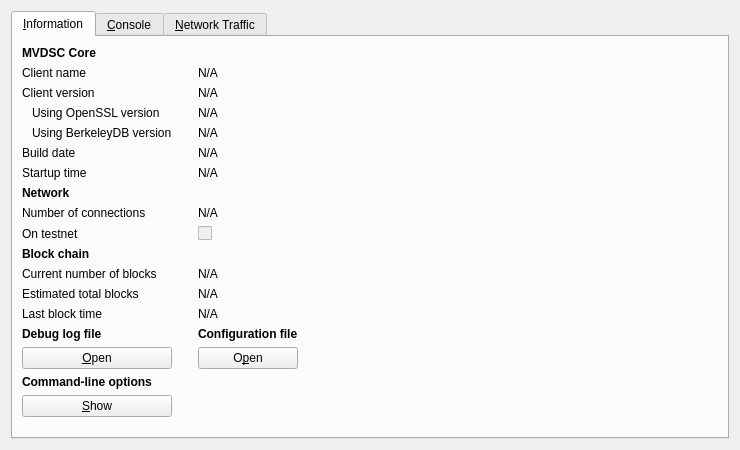
<?xml version="1.0" encoding="UTF-8"?>
<ui version="4.0">
 <class>RPCConsole</class>
 <widget class="QWidget" name="RPCConsole">
  <property name="geometry">
   <rect>
    <x>0</x>
    <y>0</y>
    <width>740</width>
    <height>450</height>
   </rect>
  </property>
  <property name="windowTitle">
   <string>MVDSC - Debug window</string>
  </property>
  <layout class="QVBoxLayout" name="verticalLayout_2">
   <item>
    <widget class="QTabWidget" name="tabWidget">
     <property name="currentIndex">
      <number>0</number>
     </property>
     <widget class="QWidget" name="tab_info">
      <attribute name="title">
       <string>&amp;Information</string>
      </attribute>
      <layout class="QGridLayout" name="gridLayout">
       <item row="15" column="2">
        <widget class="QLabel" name="labelConfigfile">
         <property name="font">
          <font>
           <weight>75</weight>
           <bold>true</bold>
          </font>
         </property>
         <property name="text">
          <string>Configuration file</string>
         </property>
        </widget>
       </item>
       <item row="13" column="2">
        <widget class="QLabel" name="lastBlockTime">
         <property name="cursor">
          <cursorShape>IBeamCursor</cursorShape>
         </property>
         <property name="text">
          <string>N/A</string>
         </property>
         <property name="textFormat">
          <enum>Qt::PlainText</enum>
         </property>
         <property name="textInteractionFlags">
          <set>Qt::LinksAccessibleByMouse|Qt::TextSelectableByKeyboard|Qt::TextSelectableByMouse</set>
         </property>
        </widget>
       </item>
       <item row="11" column="0">
        <widget class="QLabel" name="label_3">
         <property name="text">
          <string>Current number of blocks</string>
         </property>
        </widget>
       </item>
       <item row="11" column="2">
        <widget class="QLabel" name="numberOfBlocks">
         <property name="cursor">
          <cursorShape>IBeamCursor</cursorShape>
         </property>
         <property name="text">
          <string>N/A</string>
         </property>
         <property name="textFormat">
          <enum>Qt::PlainText</enum>
         </property>
         <property name="textInteractionFlags">
          <set>Qt::LinksAccessibleByMouse|Qt::TextSelectableByKeyboard|Qt::TextSelectableByMouse</set>
         </property>
        </widget>
       </item>
       <item row="17" column="0">
        <widget class="QLabel" name="labelCLOptions">
         <property name="font">
          <font>
           <weight>75</weight>
           <bold>true</bold>
          </font>
         </property>
         <property name="text">
          <string>Command-line options</string>
         </property>
        </widget>
       </item>
       <item row="16" column="0">
        <widget class="QPushButton" name="openDebugLogfileButton">
         <property name="toolTip">
          <string>Open the MVDSC debug log file from the current data directory. This can take a few seconds for large log files.</string>
         </property>
         <property name="text">
          <string>&amp;Open</string>
         </property>
         <property name="autoDefault">
          <bool>false</bool>
         </property>
        </widget>
       </item>
       <item row="15" column="0">
        <widget class="QLabel" name="labelDebugLogfile">
         <property name="font">
          <font>
           <weight>75</weight>
           <bold>true</bold>
          </font>
         </property>
         <property name="text">
          <string>Debug log file</string>
         </property>
        </widget>
       </item>
       <item row="18" column="3" rowspan="2">
        <spacer name="horizontalSpacer">
         <property name="orientation">
          <enum>Qt::Horizontal</enum>
         </property>
         <property name="sizeHint" stdset="0">
          <size>
           <width>404</width>
           <height>20</height>
          </size>
         </property>
        </spacer>
       </item>
       <item row="19" column="1">
        <spacer name="verticalSpacer">
         <property name="orientation">
          <enum>Qt::Vertical</enum>
         </property>
         <property name="sizeHint" stdset="0">
          <size>
           <width>20</width>
           <height>40</height>
          </size>
         </property>
        </spacer>
       </item>
       <item row="18" column="0">
        <widget class="QPushButton" name="showCLOptionsButton">
         <property name="toolTip">
          <string>Show the MVDSC-Qt help message to get a list with possible MVDSC command-line options.</string>
         </property>
         <property name="text">
          <string>&amp;Show</string>
         </property>
         <property name="autoDefault">
          <bool>false</bool>
         </property>
        </widget>
       </item>
       <item row="13" column="0">
        <widget class="QLabel" name="label_2">
         <property name="text">
          <string>Last block time</string>
         </property>
        </widget>
       </item>
       <item row="7" column="0">
        <widget class="QLabel" name="label_11">
         <property name="font">
          <font>
           <weight>75</weight>
           <bold>true</bold>
          </font>
         </property>
         <property name="text">
          <string>Network</string>
         </property>
        </widget>
       </item>
       <item row="6" column="2">
        <widget class="QLabel" name="startupTime">
         <property name="cursor">
          <cursorShape>IBeamCursor</cursorShape>
         </property>
         <property name="text">
          <string>N/A</string>
         </property>
         <property name="textFormat">
          <enum>Qt::PlainText</enum>
         </property>
         <property name="textInteractionFlags">
          <set>Qt::LinksAccessibleByMouse|Qt::TextSelectableByKeyboard|Qt::TextSelectableByMouse</set>
         </property>
        </widget>
       </item>
       <item row="6" column="0">
        <widget class="QLabel" name="label_13">
         <property name="text">
          <string>Startup time</string>
         </property>
        </widget>
       </item>
       <item row="9" column="0">
        <widget class="QLabel" name="label_8">
         <property name="text">
          <string>On testnet</string>
         </property>
        </widget>
       </item>
       <item row="8" column="2">
        <widget class="QLabel" name="numberOfConnections">
         <property name="cursor">
          <cursorShape>IBeamCursor</cursorShape>
         </property>
         <property name="text">
          <string>N/A</string>
         </property>
         <property name="textFormat">
          <enum>Qt::PlainText</enum>
         </property>
         <property name="textInteractionFlags">
          <set>Qt::LinksAccessibleByMouse|Qt::TextSelectableByKeyboard|Qt::TextSelectableByMouse</set>
         </property>
        </widget>
       </item>
       <item row="8" column="0">
        <widget class="QLabel" name="label_7">
         <property name="text">
          <string>Number of connections</string>
         </property>
        </widget>
       </item>
       <item row="10" column="0">
        <widget class="QLabel" name="label_10">
         <property name="font">
          <font>
           <weight>75</weight>
           <bold>true</bold>
          </font>
         </property>
         <property name="text">
          <string>Block chain</string>
         </property>
        </widget>
       </item>
       <item row="9" column="2">
        <widget class="QCheckBox" name="isTestNet">
         <property name="enabled">
          <bool>false</bool>
         </property>
         <property name="text">
          <string/>
         </property>
        </widget>
       </item>
       <item row="12" column="0">
        <widget class="QLabel" name="label_4">
         <property name="text">
          <string>Estimated total blocks</string>
         </property>
        </widget>
       </item>
       <item row="12" column="2">
        <widget class="QLabel" name="totalBlocks">
         <property name="cursor">
          <cursorShape>IBeamCursor</cursorShape>
         </property>
         <property name="text">
          <string>N/A</string>
         </property>
         <property name="textFormat">
          <enum>Qt::PlainText</enum>
         </property>
         <property name="textInteractionFlags">
          <set>Qt::LinksAccessibleByMouse|Qt::TextSelectableByKeyboard|Qt::TextSelectableByMouse</set>
         </property>
        </widget>
       </item>
       <item row="2" column="2">
        <widget class="QLabel" name="clientVersion">
         <property name="cursor">
          <cursorShape>IBeamCursor</cursorShape>
         </property>
         <property name="text">
          <string>N/A</string>
         </property>
         <property name="textFormat">
          <enum>Qt::PlainText</enum>
         </property>
         <property name="textInteractionFlags">
          <set>Qt::LinksAccessibleByMouse|Qt::TextSelectableByKeyboard|Qt::TextSelectableByMouse</set>
         </property>
        </widget>
       </item>
       <item row="4" column="0">
        <widget class="QLabel" name="label_berkeleyDBVersion">
         <property name="text">
          <string>Using BerkeleyDB version</string>
         </property>
         <property name="indent">
          <number>10</number>
         </property>
        </widget>
       </item>
       <item row="3" column="0">
        <widget class="QLabel" name="label_14">
         <property name="text">
          <string>Using OpenSSL version</string>
         </property>
         <property name="indent">
          <number>10</number>
         </property>
        </widget>
       </item>
       <item row="3" column="2">
        <widget class="QLabel" name="openSSLVersion">
         <property name="cursor">
          <cursorShape>IBeamCursor</cursorShape>
         </property>
         <property name="text">
          <string>N/A</string>
         </property>
         <property name="textFormat">
          <enum>Qt::PlainText</enum>
         </property>
         <property name="textInteractionFlags">
          <set>Qt::LinksAccessibleByMouse|Qt::TextSelectableByKeyboard|Qt::TextSelectableByMouse</set>
         </property>
        </widget>
       </item>
       <item row="4" column="2">
        <widget class="QLabel" name="berkeleyDBVersion">
         <property name="cursor">
          <cursorShape>IBeamCursor</cursorShape>
         </property>
         <property name="text">
          <string>N/A</string>
         </property>
         <property name="textFormat">
          <enum>Qt::PlainText</enum>
         </property>
         <property name="textInteractionFlags">
          <set>Qt::LinksAccessibleByMouse|Qt::TextSelectableByKeyboard|Qt::TextSelectableByMouse</set>
         </property>
        </widget>
       </item>
       <item row="5" column="0">
        <widget class="QLabel" name="label_12">
         <property name="text">
          <string>Build date</string>
         </property>
        </widget>
       </item>
       <item row="5" column="2">
        <widget class="QLabel" name="buildDate">
         <property name="cursor">
          <cursorShape>IBeamCursor</cursorShape>
         </property>
         <property name="text">
          <string>N/A</string>
         </property>
         <property name="textFormat">
          <enum>Qt::PlainText</enum>
         </property>
         <property name="textInteractionFlags">
          <set>Qt::LinksAccessibleByMouse|Qt::TextSelectableByKeyboard|Qt::TextSelectableByMouse</set>
         </property>
        </widget>
       </item>
       <item row="2" column="0">
        <widget class="QLabel" name="label_6">
         <property name="text">
          <string>Client version</string>
         </property>
        </widget>
       </item>
       <item row="0" column="0">
        <widget class="QLabel" name="label_9">
         <property name="font">
          <font>
           <weight>75</weight>
           <bold>true</bold>
          </font>
         </property>
         <property name="text">
          <string>MVDSC Core</string>
         </property>
        </widget>
       </item>
       <item row="1" column="2">
        <widget class="QLabel" name="clientName">
         <property name="cursor">
          <cursorShape>IBeamCursor</cursorShape>
         </property>
         <property name="text">
          <string>N/A</string>
         </property>
         <property name="textFormat">
          <enum>Qt::PlainText</enum>
         </property>
         <property name="textInteractionFlags">
          <set>Qt::LinksAccessibleByMouse|Qt::TextSelectableByKeyboard|Qt::TextSelectableByMouse</set>
         </property>
        </widget>
       </item>
       <item row="1" column="0">
        <widget class="QLabel" name="label_5">
         <property name="text">
          <string>Client name</string>
         </property>
        </widget>
       </item>
       <item row="14" column="2">
        <spacer name="verticalSpacer_2">
         <property name="orientation">
          <enum>Qt::Vertical</enum>
         </property>
         <property name="sizeHint" stdset="0">
          <size>
           <width>20</width>
           <height>20</height>
          </size>
         </property>
        </spacer>
       </item>
       <item row="16" column="2">
        <widget class="QPushButton" name="openConfigurationfileButton">
         <property name="toolTip">
          <string>Open the MVDSC configuration file from the current data directory.</string>
         </property>
         <property name="text">
          <string>O&amp;pen</string>
         </property>
         <property name="autoDefault">
          <bool>false</bool>
         </property>
        </widget>
       </item>
      </layout>
     </widget>
     <widget class="QWidget" name="tab_console">
      <attribute name="title">
       <string>&amp;Console</string>
      </attribute>
      <layout class="QVBoxLayout" name="verticalLayout_3">
       <property name="spacing">
        <number>3</number>
       </property>
       <item>
        <widget class="QTextEdit" name="messagesWidget">
         <property name="minimumSize">
          <size>
           <width>0</width>
           <height>100</height>
          </size>
         </property>
         <property name="readOnly">
          <bool>true</bool>
         </property>
         <property name="tabKeyNavigation" stdset="0">
          <bool>false</bool>
         </property>
         <property name="columnCount" stdset="0">
          <number>2</number>
         </property>
        </widget>
       </item>
       <item>
        <layout class="QHBoxLayout" name="horizontalLayout">
         <property name="spacing">
          <number>3</number>
         </property>
         <item>
          <widget class="QLabel" name="label">
           <property name="text">
            <string notr="true">&gt;</string>
           </property>
          </widget>
         </item>
         <item>
          <widget class="QLineEdit" name="lineEdit"/>
         </item>
         <item>
          <widget class="QPushButton" name="clearButton">
           <property name="maximumSize">
            <size>
             <width>24</width>
             <height>24</height>
            </size>
           </property>
           <property name="toolTip">
            <string>Clear console</string>
           </property>
           <property name="text">
            <string/>
           </property>
           <property name="icon">
            <iconset resource="../bitcoin.qrc">
             <normaloff>:/icons/remove</normaloff>:/icons/remove</iconset>
           </property>
           <property name="shortcut">
            <string notr="true">Ctrl+L</string>
           </property>
           <property name="autoDefault">
            <bool>false</bool>
           </property>
          </widget>
         </item>
        </layout>
       </item>
      </layout>
     </widget>
     <widget class="QWidget" name="tab_nettraffic">
      <attribute name="title">
       <string>&amp;Network Traffic</string>
      </attribute>
      <layout class="QHBoxLayout" name="horizontalLayout_3">
       <item>
        <layout class="QVBoxLayout" name="verticalLayout_4">
         <item>
          <widget class="TrafficGraphWidget" name="trafficGraph" native="true">
           <property name="sizePolicy">
            <sizepolicy hsizetype="Expanding" vsizetype="Expanding">
             <horstretch>0</horstretch>
             <verstretch>0</verstretch>
            </sizepolicy>
           </property>
          </widget>
         </item>
         <item>
          <layout class="QHBoxLayout" name="horizontalLayout_2">
           <item>
            <widget class="QSlider" name="sldGraphRange">
             <property name="minimum">
              <number>1</number>
             </property>
             <property name="maximum">
              <number>288</number>
             </property>
             <property name="pageStep">
              <number>12</number>
             </property>
             <property name="value">
              <number>6</number>
             </property>
             <property name="orientation">
              <enum>Qt::Horizontal</enum>
             </property>
            </widget>
           </item>
           <item>
            <widget class="QLabel" name="lblGraphRange">
             <property name="minimumSize">
              <size>
               <width>100</width>
               <height>0</height>
              </size>
             </property>
             <property name="alignment">
              <set>Qt::AlignCenter</set>
             </property>
            </widget>
           </item>
           <item>
            <widget class="QPushButton" name="btnClearTrafficGraph">
             <property name="text">
              <string>&amp;Clear</string>
             </property>
             <property name="autoDefault">
              <bool>false</bool>
             </property>
            </widget>
           </item>
          </layout>
         </item>
        </layout>
       </item>
       <item>
        <layout class="QVBoxLayout" name="verticalLayout">
         <item>
          <widget class="QGroupBox" name="groupBox">
           <property name="title">
            <string>Totals</string>
           </property>
           <layout class="QVBoxLayout" name="verticalLayout_5">
            <item>
             <layout class="QHBoxLayout" name="horizontalLayout_4">
              <item>
               <widget class="Line" name="line">
                <property name="sizePolicy">
                 <sizepolicy hsizetype="Fixed" vsizetype="Fixed">
                  <horstretch>0</horstretch>
                  <verstretch>0</verstretch>
                 </sizepolicy>
                </property>
                <property name="minimumSize">
                 <size>
                  <width>10</width>
                  <height>0</height>
                 </size>
                </property>
                <property name="palette">
                 <palette>
                  <active>
                   <colorrole role="Light">
                    <brush brushstyle="SolidPattern">
                     <color alpha="255">
                      <red>0</red>
                      <green>255</green>
                      <blue>0</blue>
                     </color>
                    </brush>
                   </colorrole>
                  </active>
                  <inactive>
                   <colorrole role="Light">
                    <brush brushstyle="SolidPattern">
                     <color alpha="255">
                      <red>0</red>
                      <green>255</green>
                      <blue>0</blue>
                     </color>
                    </brush>
                   </colorrole>
                  </inactive>
                  <disabled>
                   <colorrole role="Light">
                    <brush brushstyle="SolidPattern">
                     <color alpha="255">
                      <red>0</red>
                      <green>255</green>
                      <blue>0</blue>
                     </color>
                    </brush>
                   </colorrole>
                  </disabled>
                 </palette>
                </property>
                <property name="orientation">
                 <enum>Qt::Horizontal</enum>
                </property>
               </widget>
              </item>
              <item>
               <widget class="QLabel" name="label_16">
                <property name="text">
                 <string>Received:</string>
                </property>
               </widget>
              </item>
              <item>
               <widget class="QLabel" name="lblBytesIn">
                <property name="minimumSize">
                 <size>
                  <width>50</width>
                  <height>0</height>
                 </size>
                </property>
                <property name="alignment">
                 <set>Qt::AlignRight|Qt::AlignTrailing|Qt::AlignVCenter</set>
                </property>
               </widget>
              </item>
             </layout>
            </item>
            <item>
             <layout class="QHBoxLayout" name="horizontalLayout_5">
              <item>
               <widget class="Line" name="line_2">
                <property name="sizePolicy">
                 <sizepolicy hsizetype="Fixed" vsizetype="Fixed">
                  <horstretch>0</horstretch>
                  <verstretch>0</verstretch>
                 </sizepolicy>
                </property>
                <property name="minimumSize">
                 <size>
                  <width>10</width>
                  <height>0</height>
                 </size>
                </property>
                <property name="palette">
                 <palette>
                  <active>
                   <colorrole role="Light">
                    <brush brushstyle="SolidPattern">
                     <color alpha="255">
                      <red>255</red>
                      <green>0</green>
                      <blue>0</blue>
                     </color>
                    </brush>
                   </colorrole>
                  </active>
                  <inactive>
                   <colorrole role="Light">
                    <brush brushstyle="SolidPattern">
                     <color alpha="255">
                      <red>255</red>
                      <green>0</green>
                      <blue>0</blue>
                     </color>
                    </brush>
                   </colorrole>
                  </inactive>
                  <disabled>
                   <colorrole role="Light">
                    <brush brushstyle="SolidPattern">
                     <color alpha="255">
                      <red>255</red>
                      <green>0</green>
                      <blue>0</blue>
                     </color>
                    </brush>
                   </colorrole>
                  </disabled>
                 </palette>
                </property>
                <property name="orientation">
                 <enum>Qt::Horizontal</enum>
                </property>
               </widget>
              </item>
              <item>
               <widget class="QLabel" name="label_17">
                <property name="text">
                 <string>Sent:</string>
                </property>
               </widget>
              </item>
              <item>
               <widget class="QLabel" name="lblBytesOut">
                <property name="minimumSize">
                 <size>
                  <width>50</width>
                  <height>0</height>
                 </size>
                </property>
                <property name="alignment">
                 <set>Qt::AlignRight|Qt::AlignTrailing|Qt::AlignVCenter</set>
                </property>
               </widget>
              </item>
             </layout>
            </item>
            <item>
             <spacer name="verticalSpacer_4">
              <property name="orientation">
               <enum>Qt::Vertical</enum>
              </property>
              <property name="sizeHint" stdset="0">
               <size>
                <width>20</width>
                <height>407</height>
               </size>
              </property>
             </spacer>
            </item>
           </layout>
          </widget>
         </item>
        </layout>
       </item>
      </layout>
     </widget>
    </widget>
   </item>
  </layout>
 </widget>
 <customwidgets>
  <customwidget>
   <class>TrafficGraphWidget</class>
   <extends>QWidget</extends>
   <header>trafficgraphwidget.h</header>
   <container>1</container>
   <slots>
    <slot>clear()</slot>
   </slots>
  </customwidget>
 </customwidgets>
 <resources>
  <include location="../bitcoin.qrc"/>
 </resources>
 <connections/>
</ui>
